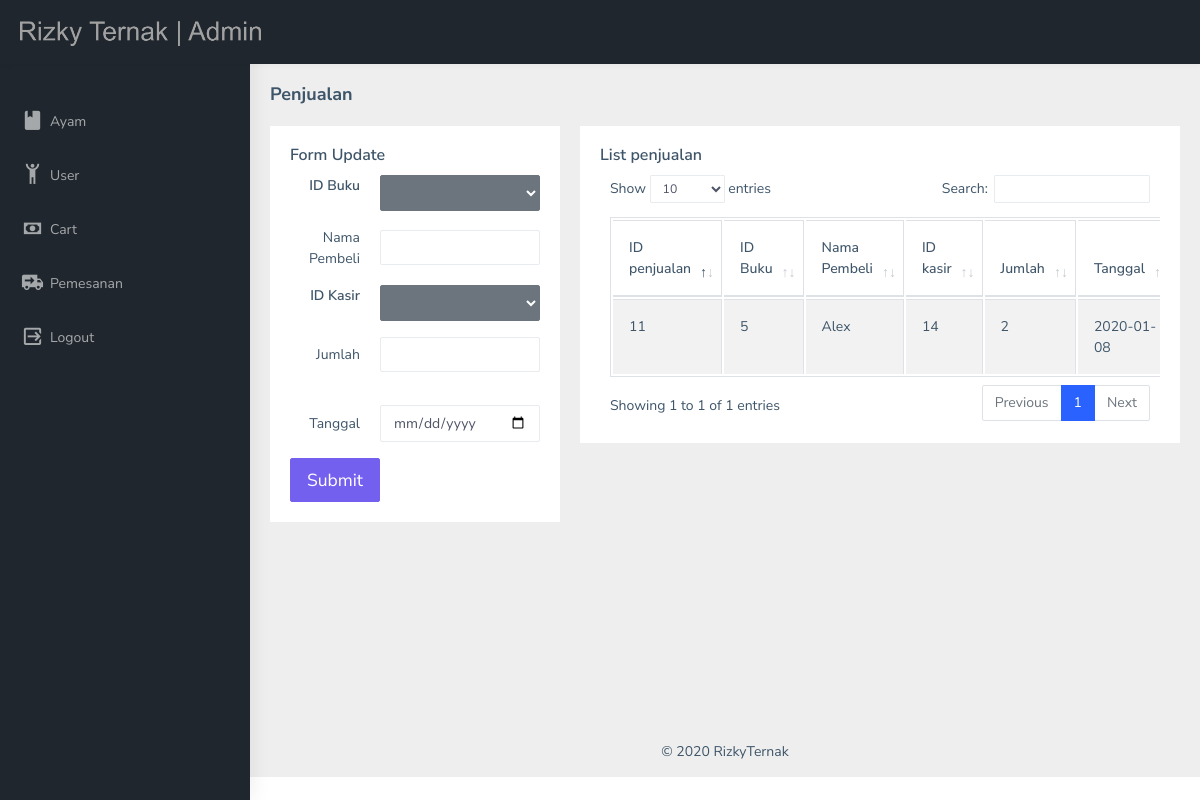
/admin/update_penjualan.php, run on the app's committed database.
### tables this page shows
CREATE TABLE `penjualan` (
  `id_penjualan` int(11) NOT NULL,
  `id_buku` int(11) NOT NULL,
  `nama_pembeli` varchar(50) NOT NULL,
  `id_kasir` int(11) NOT NULL,
  `jumlah` int(11) NOT NULL,
  `total` int(11) NOT NULL,
  `tanggal` date NOT NULL
);

CREATE TABLE `buku` (
  `id_buku` int(11) NOT NULL,
  `judul` varchar(100) NOT NULL,
  `penulis` varchar(50) NOT NULL,
  `penerbit` varchar(50) NOT NULL,
  `tahun` year(4) NOT NULL,
  `stok` int(10) NOT NULL,
  `harga_pokok` int(10) NOT NULL,
  `harga_jual` int(10) NOT NULL
);

### admin/update_penjualan.php (the view, shortened to what this page needs)
<?php
include 'header.php';
$query= "SELECT * FROM penjualan WHERE id_penjualan='$_GET[id]'";
$ambil= mysqli_query($dbc, $query);
$data= mysqli_fetch_array($ambil);
?>
            <div class="page-breadcrumb">
                <div class="row">
                    <div class="col-12 d-flex no-block align-items-center">
                        <h4 class="page-title">Penjualan</h4>
                    </div>
                </div>
            </div>
            <div class="container-fluid">
                <div class="row">
                    <div class="col-md-4">
                        <div class="card">
                            <form action="simpan_editpenjualan.php" method="POST">
                            <div class="card-body">
                                <h5 class="card-title">Form Update</h5>
                                <div class="form-group row">
                                    <label class="col-lg-4 col-md-12 text-right">ID Buku</label>
                                    <div class="col-md-8">
                                        <select name="id_buku" id="id_buku" class="btn btn-secondary dropdown-toggle" style="width: 100%; height:36px;" require>
                                        <option value=""><?php echo $data['id_buku'];?></option>
                                        <?PHP $query= mysqli_query ($dbc, "SELECT * FROM buku");
                                            while($x= mysqli_fetch_array($query))
                                            {
                                            echo "<option value=$x[id_buku]>$x[id_buku]($x[judul])</option>";
                                            }
                                        ?>
                                        </select>
                                    </div>
                                </div>
                                <div class="row mb-3 align-items-center">
                                    <div class="col-lg-4 col-md-12 text-right">
                                        <span>Nama Pembeli</span>
                                    </div>
                                    <div class="col-lg-8 col-md-12">
                                        <input type="text" data-toggle="tooltip" class="form-control" name="nama_pembeli" id="nama_pembeli" required value="<?php echo $data['nama_pembeli'];?>">
                                    </div>
                                </div>
                                <div class="form-group row">
                                    <label class="col-lg-4 col-md-12 text-right">ID Kasir</label>
                                    <div class="col-md-8">
                                        <select name="id_kasir" id="id_kasir" class="btn btn-secondary dropdown-toggle" style="width: 100%; height:36px;" require>
                                        <option value=""><?php echo $data['id_kasir'];?></option>
                                        <?PHP $query= mysqli_query ($dbc, "SELECT * FROM kasir");
                                            while($x= mysqli_fetch_array($query))
                                            {
                                            echo "<option value=$x[id_kasir]>$x[id_kasir]($x[nama_kasir])</option>";
                                            }
                                        ?>
                                        </select>
                                    </div>
                                </div>
                                <div class="row mb-3 align-items-center">
                                    <div class="col-lg-4 col-md-12 text-right">
                                        <span>Jumlah</span>
                                    </div>
                                    <div class="col-lg-8 col-md-12">
                                        <input type="number" min="0" data-toggle="tooltip" class="form-control" name="jumlah" id="jumlah" required value="<?php echo $data['jumlah'];?>">
                                    </div>
                                </div>
                                <div class="row mb-3 align-items-center">
                                    <div class="col-lg-8 col-md-12">
                                    </div>
                                </div>
                                <div class="row mb-3 align-items-center">
                                    <div class="col-lg-4 col-md-12 text-right">
                                        <span>Tanggal</span>
                                    </div>
                                    <div class="col-lg-8 col-md-12">
                                        <input type="date" data-toggle="tooltip" class="form-control" name="tanggal" id="tanggal" required <?php echo $data['tanggal'];?>>
                                    </div>
                                </div>
                                <button type="submit" class="btn btn-primary btn-lg">Submit</button>
                            </div>
                            </form>
                        </div>
                    </div>
                    <div class="col-md-8">
                            <div class="card">
                                    <div class="card-body">
                                        <h5 class="card-title">List penjualan</h5>
                                        <div class="table-responsive">
                                            <table id="zero_config" class="table table-striped table-bordered">
                                                <thead>
                                                    <tr>
                                                        <th>ID penjualan</th>
                                                        <th>ID Buku</th>
                                                        <th>Nama Pembeli</th>
                                                        <th>ID kasir</th>
                                                        <th>Jumlah</th>
                                                        <th>Tanggal</th>
                                                    </tr>
                                                </thead>
                                                <tbody>
                                                <?php
                                                        $sql= "SELECT *,(penjualan.jumlah*buku.harga_jual) as total FROM penjualan,buku WHERE buku.id_buku=penjualan.id_buku";
                                                        $query= mysqli_query($dbc,$sql);
                                                        while($penjualan = mysqli_fetch_array($query))
                                                        {
                                                            echo "<tr>";
                                                            echo "<td>".$penjualan['id_penjualan']."</td>";
                                                            echo "<td>".$penjualan['id_buku']."</td>";
                                                            echo "<td>".$penjualan['nama_pembeli']."</td>";
                                                            echo "<td>".$penjualan['id_kasir']."</td>";
                                                            echo "<td>".$penjualan['jumlah']."</td>";
                                                            echo "<td>".$penjualan['tanggal']."</td>";
                                                        echo "</tr>";
                                                        }
                                                        ?>
                                                </tbody>
                                            </table>
                                        </div>
                                    </div>
                                </div>
                    </div>
                </div>
            </div>
    <?php include 'footer.php';?>

### data on the page
penjualan: id_penjualan "11", id_buku.id_buku "5", nama_pembeli "Alex", id_kasir "14", jumlah "2", tanggal "2020-01-08"
